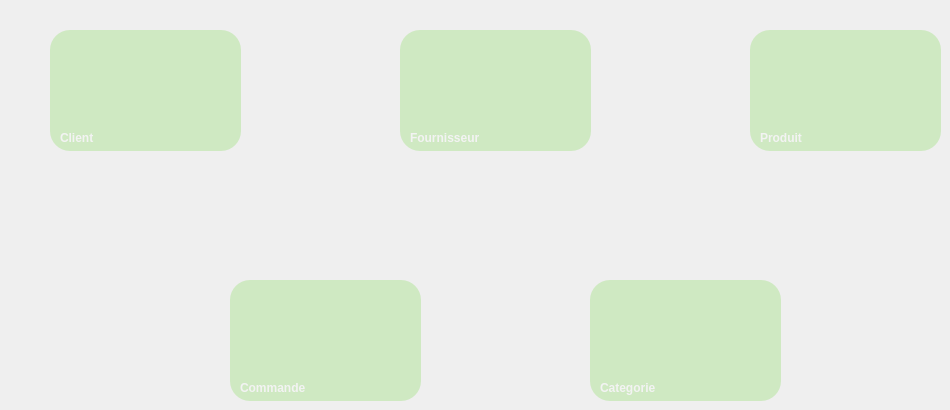
             <widget class="QWidget" name="analyse_2">
              <widget class="QWidget" name="widget_6" native="true">
               <property name="geometry">
                <rect>
                 <x>50</x>
                 <y>30</y>
                 <width>191</width>
                 <height>121</height>
                </rect>
               </property>
               <property name="styleSheet">
                <string notr="true">border-radius:20px;
background-color:#CFE9C2;</string>
               </property>
               <widget class="QLabel" name="label_2">
                <property name="geometry">
                 <rect>
                  <x>10</x>
                  <y>100</y>
                  <width>55</width>
                  <height>16</height>
                 </rect>
                </property>
                <property name="styleSheet">
                 <string notr="true">font: 75 10pt &quot;Microsoft YaHei&quot;;
font-weight:bold;
color: rgb(243, 243, 243);</string>
                </property>
                <property name="text">
                 <string>Client</string>
                </property>
               </widget>
               <widget class="QLabel" name="label_3">
                <property name="geometry">
                 <rect>
                  <x>10</x>
                  <y>30</y>
                  <width>101</width>
                  <height>41</height>
                 </rect>
                </property>
                <property name="styleSheet">
                 <string notr="true">font: 75 12pt &quot;Microsoft YaHei&quot;;
font-weight:bold;
color: rgb(243, 243, 243);</string>
                </property>
                <property name="text">
                 <string/>
                </property>
               </widget>
               <widget class="QLabel" name="label_4">
                <property name="geometry">
                 <rect>
                  <x>130</x>
                  <y>20</y>
                  <width>51</width>
                  <height>61</height>
                 </rect>
                </property>
                <property name="text">
                 <string/>
                </property>
                <property name="pixmap">
                 <pixmap>icons/client.png</pixmap>
                </property>
                <property name="scaledContents">
                 <bool>true</bool>
                </property>
               </widget>
              </widget>
              <widget class="QWidget" name="widget_7" native="true">
               <property name="geometry">
                <rect>
                 <x>400</x>
                 <y>30</y>
                 <width>191</width>
                 <height>121</height>
                </rect>
               </property>
               <property name="styleSheet">
                <string notr="true">border-radius:20px;
background-color:#CFE9C2;</string>
               </property>
               <widget class="QLabel" name="label_5">
                <property name="geometry">
                 <rect>
                  <x>10</x>
                  <y>100</y>
                  <width>101</width>
                  <height>16</height>
                 </rect>
                </property>
                <property name="styleSheet">
                 <string notr="true">font: 75 10pt &quot;Microsoft YaHei&quot;;
font-weight:bold;
color: rgb(243, 243, 243);</string>
                </property>
                <property name="text">
                 <string>Fournisseur</string>
                </property>
               </widget>
               <widget class="QLabel" name="label_6">
                <property name="geometry">
                 <rect>
                  <x>10</x>
                  <y>30</y>
                  <width>101</width>
                  <height>41</height>
                 </rect>
                </property>
                <property name="styleSheet">
                 <string notr="true">font: 75 12pt &quot;Microsoft YaHei&quot;;
font-weight:bold;
color: rgb(243, 243, 243);</string>
                </property>
                <property name="text">
                 <string/>
                </property>
               </widget>
               <widget class="QLabel" name="label_7">
                <property name="geometry">
                 <rect>
                  <x>130</x>
                  <y>20</y>
                  <width>51</width>
                  <height>61</height>
                 </rect>
                </property>
                <property name="text">
                 <string/>
                </property>
                <property name="pixmap">
                 <pixmap>icons/icons8-fournisseur.png</pixmap>
                </property>
                <property name="scaledContents">
                 <bool>true</bool>
                </property>
               </widget>
              </widget>
              <widget class="QWidget" name="widget_8" native="true">
               <property name="geometry">
                <rect>
                 <x>750</x>
                 <y>30</y>
                 <width>191</width>
                 <height>121</height>
                </rect>
               </property>
               <property name="styleSheet">
                <string notr="true">border-radius:20px;
background-color: #CFE9C2;</string>
               </property>
               <widget class="QLabel" name="label_8">
                <property name="geometry">
                 <rect>
                  <x>10</x>
                  <y>100</y>
                  <width>71</width>
                  <height>16</height>
                 </rect>
                </property>
                <property name="styleSheet">
                 <string notr="true">font: 75 10pt &quot;Microsoft YaHei&quot;;
font-weight:bold;
color: rgb(243, 243, 243);</string>
                </property>
                <property name="text">
                 <string>Produit</string>
                </property>
               </widget>
               <widget class="QLabel" name="label_9">
                <property name="geometry">
                 <rect>
                  <x>10</x>
                  <y>30</y>
                  <width>101</width>
                  <height>41</height>
                 </rect>
                </property>
                <property name="styleSheet">
                 <string notr="true">font: 75 12pt &quot;Microsoft YaHei&quot;;
font-weight:bold;
color: rgb(243, 243, 243);</string>
                </property>
                <property name="text">
                 <string/>
                </property>
               </widget>
               <widget class="QLabel" name="label_10">
                <property name="geometry">
                 <rect>
                  <x>130</x>
                  <y>20</y>
                  <width>51</width>
                  <height>61</height>
                 </rect>
                </property>
                <property name="text">
                 <string/>
                </property>
                <property name="pixmap">
                 <pixmap>icons/icons8-produit.png</pixmap>
                </property>
                <property name="scaledContents">
                 <bool>true</bool>
                </property>
               </widget>
              </widget>
              <widget class="QWidget" name="widget_9" native="true">
               <property name="geometry">
                <rect>
                 <x>230</x>
                 <y>280</y>
                 <width>191</width>
                 <height>121</height>
                </rect>
               </property>
               <property name="styleSheet">
                <string notr="true">border-radius:20px;
background-color:#CFE9C2;</string>
               </property>
               <widget class="QLabel" name="label_11">
                <property name="geometry">
                 <rect>
                  <x>10</x>
                  <y>100</y>
                  <width>101</width>
                  <height>16</height>
                 </rect>
                </property>
                <property name="styleSheet">
                 <string notr="true">font: 75 10pt &quot;Microsoft YaHei&quot;;
font-weight:bold;
color: rgb(243, 243, 243);</string>
                </property>
                <property name="text">
                 <string>Commande</string>
                </property>
               </widget>
               <widget class="QLabel" name="label_12">
                <property name="geometry">
                 <rect>
                  <x>10</x>
                  <y>30</y>
                  <width>101</width>
                  <height>41</height>
                 </rect>
                </property>
                <property name="styleSheet">
                 <string notr="true">font: 75 12pt &quot;Microsoft YaHei&quot;;
font-weight:bold;
color: rgb(243, 243, 243);</string>
                </property>
                <property name="text">
                 <string/>
                </property>
               </widget>
               <widget class="QLabel" name="label_13">
                <property name="geometry">
                 <rect>
                  <x>130</x>
                  <y>20</y>
                  <width>51</width>
                  <height>61</height>
                 </rect>
                </property>
                <property name="text">
                 <string/>
                </property>
                <property name="pixmap">
                 <pixmap>icons/icons8-commande.png</pixmap>
                </property>
                <property name="scaledContents">
                 <bool>true</bool>
                </property>
               </widget>
              </widget>
              <widget class="QWidget" name="widget_10" native="true">
               <property name="geometry">
                <rect>
                 <x>590</x>
                 <y>280</y>
                 <width>191</width>
                 <height>121</height>
                </rect>
               </property>
               <property name="styleSheet">
                <string notr="true">border-radius:20px;
background-color:#CFE9C2;</string>
               </property>
               <widget class="QLabel" name="label_20">
                <property name="geometry">
                 <rect>
                  <x>10</x>
                  <y>100</y>
                  <width>101</width>
                  <height>16</height>
                 </rect>
                </property>
                <property name="styleSheet">
                 <string notr="true">font: 75 10pt &quot;Microsoft YaHei&quot;;
font-weight:bold;
color: rgb(243, 243, 243);</string>
                </property>
                <property name="text">
                 <string>Categorie</string>
                </property>
               </widget>
               <widget class="QLabel" name="label_21">
                <property name="geometry">
                 <rect>
                  <x>10</x>
                  <y>30</y>
                  <width>101</width>
                  <height>41</height>
                 </rect>
                </property>
                <property name="styleSheet">
                 <string notr="true">font: 75 12pt &quot;Microsoft YaHei&quot;;
font-weight:bold;
color: rgb(243, 243, 243);</string>
                </property>
                <property name="text">
                 <string/>
                </property>
               </widget>
               <widget class="QLabel" name="label_22">
                <property name="geometry">
                 <rect>
                  <x>130</x>
                  <y>20</y>
                  <width>51</width>
                  <height>61</height>
                 </rect>
                </property>
                <property name="text">
                 <string/>
                </property>
                <property name="pixmap">
                 <pixmap>icons/icons8-classer-par-catégories.png</pixmap>
                </property>
                <property name="scaledContents">
                 <bool>true</bool>
                </property>
               </widget>
              </widget>
             </widget>
